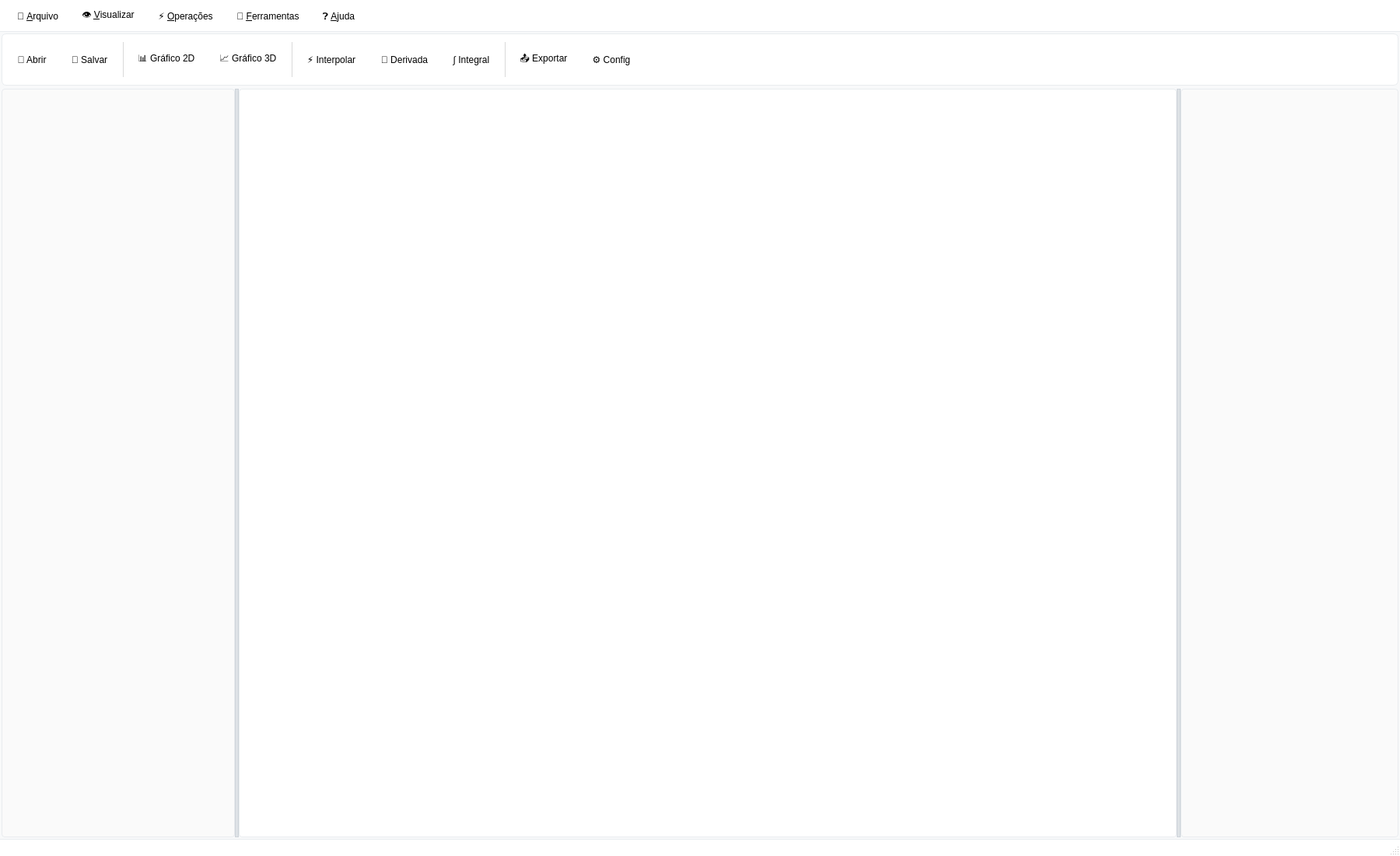
<?xml version="1.0" encoding="UTF-8"?>
<ui version="4.0">
 <class>MainWindow</class>
 <widget class="QMainWindow" name="MainWindow">
  <property name="geometry">
   <rect>
    <x>0</x>
    <y>0</y>
    <width>1800</width>
    <height>1100</height>
   </rect>
  </property>
  <property name="minimumSize">
   <size>
    <width>1400</width>
    <height>900</height>
   </size>
  </property>
  <property name="windowTitle">
   <string>Platform Base v2.0 - Análise de Séries Temporais</string>
  </property>
  <property name="styleSheet">
   <string notr="true">QMainWindow {
    background-color: #f8f9fa;
}
QToolBar {
    background-color: #ffffff;
    border: 1px solid #e9ecef;
    border-radius: 6px;
    padding: 4px;
    margin: 2px;
}
QToolBar QToolButton {
    background-color: transparent;
    border: 1px solid transparent;
    border-radius: 4px;
    padding: 8px;
    margin: 2px;
    min-width: 32px;
    min-height: 32px;
}
QToolBar QToolButton:hover {
    background-color: #e9ecef;
    border: 1px solid #ced4da;
}
QToolBar QToolButton:pressed {
    background-color: #dee2e6;
}
QStatusBar {
    background-color: #ffffff;
    border-top: 1px solid #e9ecef;
    padding: 4px 8px;
}
QSplitter::handle {
    background-color: #e9ecef;
    width: 2px;
    height: 2px;
}
QSplitter::handle:hover {
    background-color: #0d6efd;
}</string>
  </property>
  <widget class="QWidget" name="centralwidget">
   <layout class="QHBoxLayout" name="horizontalLayout">
    <property name="spacing">
     <number>1</number>
    </property>
    <property name="leftMargin">
     <number>2</number>
    </property>
    <property name="topMargin">
     <number>2</number>
    </property>
    <property name="rightMargin">
     <number>2</number>
    </property>
    <property name="bottomMargin">
     <number>2</number>
    </property>
    <item>
     <widget class="QSplitter" name="main_splitter">
      <property name="orientation">
       <enum>Qt::Horizontal</enum>
      </property>
      <property name="handleWidth">
       <number>3</number>
      </property>
      <property name="childrenCollapsible">
       <bool>true</bool>
      </property>
      <property name="styleSheet">
       <string notr="true">QSplitter::handle {
    background-color: #dee2e6;
    border: 1px solid #ced4da;
}
QSplitter::handle:hover {
    background-color: #0d6efd;
}
QSplitter::handle:horizontal {
    width: 3px;
}</string>
      </property>
      <widget class="QFrame" name="left_frame">
       <property name="minimumSize">
        <size>
         <width>240</width>
         <height>0</height>
        </size>
       </property>
       <property name="maximumSize">
        <size>
         <width>300</width>
         <height>16777215</height>
        </size>
       </property>
       <property name="frameShape">
        <enum>QFrame::StyledPanel</enum>
       </property>
       <property name="frameShadow">
        <enum>QFrame::Raised</enum>
       </property>
       <property name="styleSheet">
        <string notr="true">QFrame {
    border: 1px solid #e9ecef;
    border-radius: 4px;
    background-color: #fafafa;
}</string>
       </property>
       <layout class="QVBoxLayout" name="left_layout">
        <property name="spacing">
         <number>2</number>
        </property>
        <property name="leftMargin">
         <number>2</number>
        </property>
        <property name="topMargin">
         <number>2</number>
        </property>
        <property name="rightMargin">
         <number>2</number>
        </property>
        <property name="bottomMargin">
         <number>2</number>
        </property>
        <item>
         <widget class="QWidget" name="data_panel_placeholder" native="true">
          <property name="sizePolicy">
           <sizepolicy hsizetype="Preferred" vsizetype="Expanding">
            <horstretch>0</horstretch>
            <verstretch>0</verstretch>
           </sizepolicy>
          </property>
         </widget>
        </item>
       </layout>
      </widget>
      <widget class="QFrame" name="center_frame">
       <property name="frameShape">
        <enum>QFrame::StyledPanel</enum>
       </property>
       <property name="frameShadow">
        <enum>QFrame::Raised</enum>
       </property>
       <property name="styleSheet">
        <string notr="true">QFrame {
    border: 1px solid #e9ecef;
    border-radius: 4px;
    background-color: #ffffff;
}</string>
       </property>
       <layout class="QVBoxLayout" name="center_layout">
        <property name="spacing">
         <number>2</number>
        </property>
        <property name="leftMargin">
         <number>2</number>
        </property>
        <property name="topMargin">
         <number>2</number>
        </property>
        <property name="rightMargin">
         <number>2</number>
        </property>
        <property name="bottomMargin">
         <number>2</number>
        </property>
        <item>
         <widget class="QWidget" name="viz_panel_placeholder" native="true">
          <property name="sizePolicy">
           <sizepolicy hsizetype="Expanding" vsizetype="Expanding">
            <horstretch>0</horstretch>
            <verstretch>0</verstretch>
           </sizepolicy>
          </property>
         </widget>
        </item>
       </layout>
      </widget>
      <widget class="QFrame" name="right_frame">
       <property name="minimumSize">
        <size>
         <width>200</width>
         <height>0</height>
        </size>
       </property>
       <property name="maximumSize">
        <size>
         <width>280</width>
         <height>16777215</height>
        </size>
       </property>
       <property name="frameShape">
        <enum>QFrame::StyledPanel</enum>
       </property>
       <property name="frameShadow">
        <enum>QFrame::Raised</enum>
       </property>
       <property name="styleSheet">
        <string notr="true">QFrame {
    border: 1px solid #e9ecef;
    border-radius: 4px;
    background-color: #fafafa;
}</string>
       </property>
       <layout class="QVBoxLayout" name="right_layout">
        <property name="spacing">
         <number>2</number>
        </property>
        <property name="leftMargin">
         <number>2</number>
        </property>
        <property name="topMargin">
         <number>2</number>
        </property>
        <property name="rightMargin">
         <number>2</number>
        </property>
        <property name="bottomMargin">
         <number>2</number>
        </property>
        <item>
         <widget class="QWidget" name="operations_panel_placeholder" native="true">
          <property name="sizePolicy">
           <sizepolicy hsizetype="Preferred" vsizetype="Expanding">
            <horstretch>0</horstretch>
            <verstretch>0</verstretch>
           </sizepolicy>
          </property>
         </widget>
        </item>
       </layout>
      </widget>
     </widget>
    </item>
   </layout>
  </widget>
  <widget class="QMenuBar" name="menubar">
   <property name="geometry">
    <rect>
     <x>0</x>
     <y>0</y>
     <width>1800</width>
     <height>30</height>
    </rect>
   </property>
   <property name="styleSheet">
    <string notr="true">QMenuBar {
    background-color: #ffffff;
    border-bottom: 1px solid #e9ecef;
    padding: 4px;
}
QMenuBar::item {
    background: transparent;
    padding: 6px 12px;
    border-radius: 4px;
}
QMenuBar::item:selected {
    background-color: #e9ecef;
}
QMenu {
    background-color: #ffffff;
    border: 1px solid #e9ecef;
    border-radius: 6px;
    padding: 4px;
}
QMenu::item {
    padding: 8px 24px;
    border-radius: 4px;
}
QMenu::item:selected {
    background-color: #0d6efd;
    color: white;
}</string>
   </property>
   <widget class="QMenu" name="menu_file">
    <property name="title">
     <string>📁 &amp;Arquivo</string>
    </property>
    <addaction name="action_open_dataset"/>
    <addaction name="separator"/>
    <addaction name="action_save_session"/>
    <addaction name="action_load_session"/>
    <addaction name="separator"/>
    <addaction name="action_export_data"/>
    <addaction name="separator"/>
    <addaction name="action_exit"/>
   </widget>
   <widget class="QMenu" name="menu_view">
    <property name="title">
     <string>👁️ &amp;Visualizar</string>
    </property>
    <addaction name="action_new_2d_plot"/>
    <addaction name="action_new_3d_plot"/>
    <addaction name="separator"/>
    <addaction name="action_reset_layout"/>
   </widget>
   <widget class="QMenu" name="menu_operations">
    <property name="title">
     <string>⚡ &amp;Operações</string>
    </property>
    <addaction name="action_interpolate"/>
    <addaction name="action_derivative"/>
    <addaction name="action_integral"/>
   </widget>
   <widget class="QMenu" name="menu_tools">
    <property name="title">
     <string>🔧 &amp;Ferramentas</string>
    </property>
    <addaction name="action_clear_cache"/>
    <addaction name="action_settings"/>
   </widget>
   <widget class="QMenu" name="menu_help">
    <property name="title">
     <string>❓ &amp;Ajuda</string>
    </property>
    <addaction name="action_about"/>
   </widget>
   <addaction name="menu_file"/>
   <addaction name="menu_view"/>
   <addaction name="menu_operations"/>
   <addaction name="menu_tools"/>
   <addaction name="menu_help"/>
  </widget>
  <widget class="QStatusBar" name="statusbar">
   <property name="styleSheet">
    <string notr="true">QStatusBar {
    background-color: #ffffff;
    border-top: 1px solid #e9ecef;
    padding: 4px 8px;
}</string>
   </property>
  </widget>
  <widget class="QToolBar" name="toolbar">
   <property name="windowTitle">
    <string>Ferramentas</string>
   </property>
   <property name="movable">
    <bool>false</bool>
   </property>
   <property name="iconSize">
    <size>
     <width>24</width>
     <height>24</height>
    </size>
   </property>
   <property name="toolButtonStyle">
    <enum>Qt::ToolButtonTextBesideIcon</enum>
   </property>
   <attribute name="toolBarArea">
    <enum>TopToolBarArea</enum>
   </attribute>
   <attribute name="toolBarBreak">
    <bool>false</bool>
   </attribute>
   <addaction name="action_open_dataset"/>
   <addaction name="action_save_session"/>
   <addaction name="separator"/>
   <addaction name="action_new_2d_plot"/>
   <addaction name="action_new_3d_plot"/>
   <addaction name="separator"/>
   <addaction name="action_interpolate"/>
   <addaction name="action_derivative"/>
   <addaction name="action_integral"/>
   <addaction name="separator"/>
   <addaction name="action_export_data"/>
   <addaction name="action_settings"/>
  </widget>
  <action name="action_open_dataset">
   <property name="text">
    <string>Abrir</string>
   </property>
   <property name="iconText">
    <string>📁 Abrir</string>
   </property>
   <property name="toolTip">
    <string>Abrir dataset (Ctrl+O)</string>
   </property>
   <property name="statusTip">
    <string>Abrir arquivo de dados (CSV, Excel, Parquet, HDF5)</string>
   </property>
   <property name="shortcut">
    <string>Ctrl+O</string>
   </property>
  </action>
  <action name="action_save_session">
   <property name="text">
    <string>💾 &amp;Salvar Sessão...</string>
   </property>
   <property name="iconText">
    <string>💾 Salvar</string>
   </property>
   <property name="toolTip">
    <string>Salvar sessão (Ctrl+S)</string>
   </property>
   <property name="shortcut">
    <string>Ctrl+S</string>
   </property>
  </action>
  <action name="action_load_session">
   <property name="text">
    <string>📂 &amp;Carregar Sessão...</string>
   </property>
  </action>
  <action name="action_export_data">
   <property name="text">
    <string>📤 &amp;Exportar Dados...</string>
   </property>
   <property name="iconText">
    <string>📤 Exportar</string>
   </property>
   <property name="toolTip">
    <string>Exportar dados processados</string>
   </property>
  </action>
  <action name="action_exit">
   <property name="text">
    <string>🚪 &amp;Sair</string>
   </property>
   <property name="shortcut">
    <string>Ctrl+Q</string>
   </property>
  </action>
  <action name="action_new_2d_plot">
   <property name="text">
    <string>📊 Novo Gráfico &amp;2D</string>
   </property>
   <property name="iconText">
    <string>📊 Gráfico 2D</string>
   </property>
   <property name="toolTip">
    <string>Criar gráfico 2D</string>
   </property>
   <property name="shortcut">
    <string>Ctrl+2</string>
   </property>
  </action>
  <action name="action_new_3d_plot">
   <property name="text">
    <string>📈 Novo Gráfico &amp;3D</string>
   </property>
   <property name="iconText">
    <string>📈 Gráfico 3D</string>
   </property>
   <property name="toolTip">
    <string>Criar gráfico 3D</string>
   </property>
   <property name="shortcut">
    <string>Ctrl+3</string>
   </property>
  </action>
  <action name="action_reset_layout">
   <property name="text">
    <string>🔄 &amp;Resetar Layout</string>
   </property>
  </action>
  <action name="action_interpolate">
   <property name="text">
    <string>🔗 &amp;Interpolar Série...</string>
   </property>
   <property name="iconText">
    <string>⚡ Interpolar</string>
   </property>
   <property name="toolTip">
    <string>Interpolar série selecionada</string>
   </property>
  </action>
  <action name="action_derivative">
   <property name="text">
    <string>📐 &amp;Derivada...</string>
   </property>
   <property name="iconText">
    <string>📐 Derivada</string>
   </property>
   <property name="toolTip">
    <string>Calcular derivada</string>
   </property>
  </action>
  <action name="action_integral">
   <property name="text">
    <string>∫ &amp;Integral...</string>
   </property>
   <property name="iconText">
    <string>∫ Integral</string>
   </property>
   <property name="toolTip">
    <string>Calcular integral</string>
   </property>
  </action>
  <action name="action_clear_cache">
   <property name="text">
    <string>🗑️ Limpar &amp;Cache</string>
   </property>
  </action>
  <action name="action_settings">
   <property name="text">
    <string>⚙️ &amp;Configurações...</string>
   </property>
   <property name="iconText">
    <string>⚙️ Config</string>
   </property>
   <property name="toolTip">
    <string>Configurações da aplicação</string>
   </property>
  </action>
  <action name="action_about">
   <property name="text">
    <string>ℹ️ &amp;Sobre...</string>
   </property>
  </action>
 </widget>
 <resources/>
 <connections/>
</ui>
